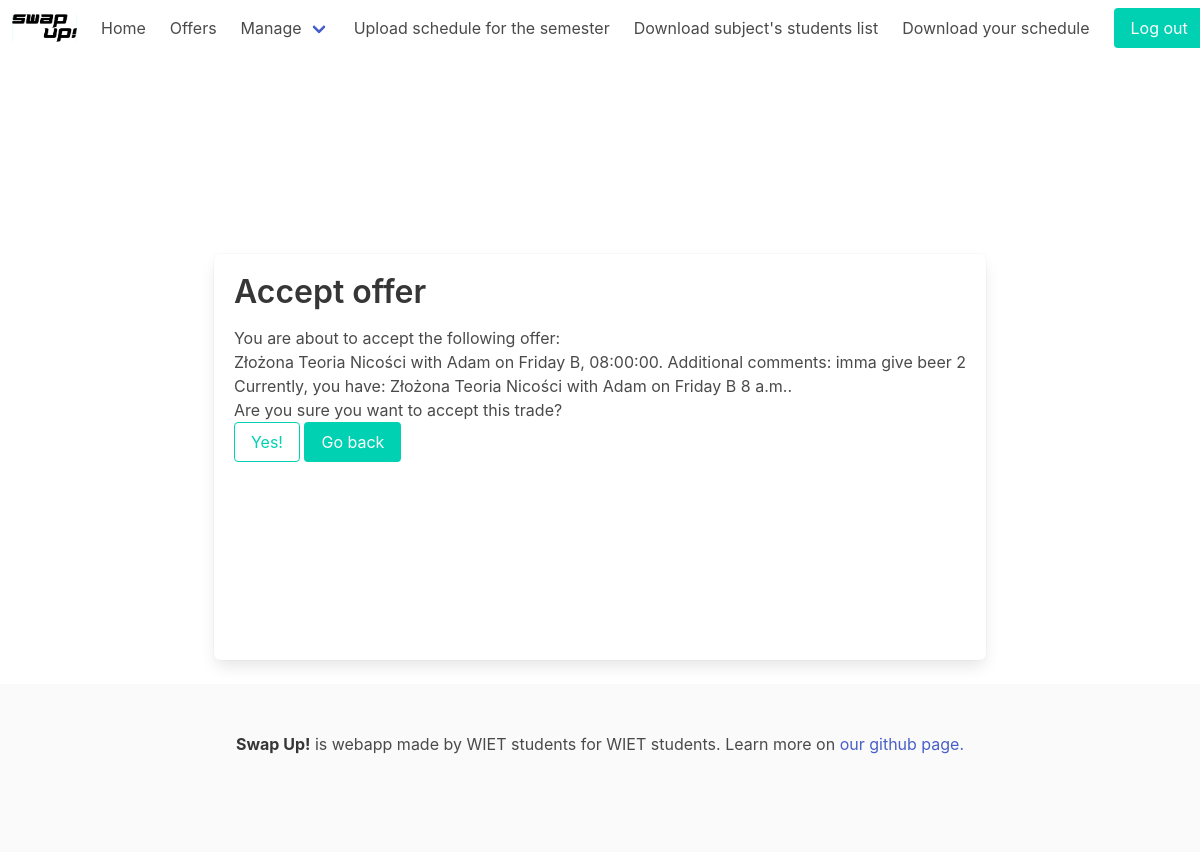
The page /exchange/offers/accept/3 (signed in) on the database its author committed.
### exchange/models.py (models this page shows, shortened)
class Subject(models.Model):
    name = models.CharField(max_length=30, null=True)
    category = models.CharField(max_length=30, null=True)
    path = models.CharField(max_length=30, choices=PATHS, null=True)
    semester = models.IntegerField(choices=Semester.choices, null=True)
    mandatory = models.BooleanField(null=True)

class Teacher(models.Model):
    TITLES = [
        ('inż.', 'inżynier'),
        ('mgr. inż.', 'magister inżynier'),
        ('dr.', 'doktor'),
        ('dr. inż.', 'doktor inżynier')
    ]
    name = models.CharField(max_length=60, null=True)
    title = models.CharField(max_length=30, choices=TITLES, null=True)

class Offer(models.Model):
    STATES = [
        ('N', 'New'),
        ('P', 'Pending'),
        ('C', 'Closed')
    ]
    id = models.AutoField(primary_key=True)
    student = models.ForeignKey(Student, on_delete=models.CASCADE, null=True)
    exchange = models.ForeignKey(Exchange, on_delete=models.CASCADE, null=True)
    state = models.CharField(max_length=10, choices=STATES, default=STATES[0])
    add_time = models.DateTimeField(auto_now_add=True, null=True)
    unwanted_class = models.ForeignKey(Class, on_delete=models.CASCADE, related_name='unwanted_class', null=True)
    preferred_days = None
    preferred_times = None
    preferred_classes = models.ManyToManyField(Class, related_name='user_green', null=True)
    acceptable_classes = models.ManyToManyField(Class, related_name='user_yellow', null=True)
    preferred_teachers = models.ManyToManyField(Teacher, null=True)
    additional_information = models.CharField(max_length=100, null=True)
    other_student = models.ForeignKey(Student, on_delete=models.CASCADE, null=True, related_name='wantee')
    other_offer = models.ForeignKey("Offer", on_delete=models.CASCADE, null=True)
    def dictionary(self):
        offer_dict = {}
        offer_dict['student'] = f'{self.student.user.first_name} {self.student.user.last_name}' if self.student.user.first_name and self.student.user.last_name else 'Anonymous'
        offer_dict['subject'] = self.unwanted_class.subject.name if self.unwanted_class.subject.name else ''
        offer_dict['time'] = f'{self.unwanted_class.day} {self.unwanted_class.week}, {self.unwanted_class.time}' if self.unwanted_class else ''
        offer_dict['teacher'] = self.unwanted_class.teacher.name if self.unwanted_class.teacher else ''
        offer_dict['comment'] = self.additional_information if self.additional_information else None
        offer_dict['state'] = self.state if self.state else 'Closed'
        offer_dict['preferred_days'] = self.preferred_days
        offer_dict['preferred_hours'] = self.preferred_times
        offer_dict['preferred_teachers'] = [teacher.name for teacher in self.preferred_teachers.all()]
        offer_dict['id'] = self.id
        offer_dict['date'] = self.add_time
        offer_dict['state'] = self.state.split('\'')[-2] if len(self.state) > 1 else None
        try:
            term = [c for c in self.other_student.list_of_classes.all() if c.subject == self.unwanted_class.subject][0]
        except IndexError:
            term = None
        offer_dict['other_time'] = f'{term.day} {term.time} {term.week}' if term else None
        offer_dict['other_teacher'] = term.teacher if term else None
        offer_dict['other_student'] = self.other_student
        return offer_dict

class Class(models.Model):
    WEEK_CHOICES = [
        ('A', 'Week A'),
        ('B', 'Week B')
    ]
    DAY_CHOICES = [
        ('Pn', 'Poniedziałek'),
        ('Wt', 'Wtorek'),
        ('Śr', 'Środa'),
        ('Czw', 'Czwartek'),
        ('Pt', 'Piątek')
    ]
    subject = models.ForeignKey(Subject, on_delete=models.CASCADE, null=True)
    teacher = models.ForeignKey(Teacher, on_delete=models.CASCADE, null=True)
    day = models.CharField(max_length=10, choices=DAY_CHOICES, null=True)
    time = models.TimeField(null=True)
    capacity = models.IntegerField(null=True)
    week = models.CharField(max_length=1, choices=WEEK_CHOICES, null=True)
    group_number = models.IntegerField(null=True)
    room = models.CharField(max_length=20, null=True)
    def dictionary(self):
        class_dict = {}
        class_dict['subject'] = self.subject.name
        class_dict['teacher'] = self.teacher.name
        class_dict['day'] = self.day
        class_dict['time'] = self.time
        class_dict['week'] = self.week
        return class_dict

### exchange/views.py (the view, shortened to what this page needs)
# urls.py: path('offers/accept/<int:offer_id>', views.accept_offer, name='accept-offer'),
@login_required()
def accept_offer(request, offer_id):
    a_offer = Offer.objects.get(id=offer_id)
    try:
        c_term = [c for c in request.user.student.list_of_classes.all() if c.subject == a_offer.unwanted_class.subject][0]
        c_term = c_term.dictionary()
    except IndexError:
        c_term = None
    return render(request, 'exchange/accept_offer.html', {"a_offer": a_offer.dictionary(), "c_term": c_term})

### exchange/templates/exchange/accept_offer.html (shortened to what this page needs)
{% extends 'base.html' %}
{% block content %}
{% load crispy_forms_tags %}
{% load my_tags %}
<div class='container content box'>
    <h1 class="hero">Accept offer</h1>
    You are about to accept the following offer: <br>
    {{a_offer.subject}} with {{a_offer.teacher}} on {{a_offer.time}}. Additional comments: {{a_offer.comment}}
    <br>
    Currently, you have:
    {% if c_term %}
        {{c_term.subject}} with {{c_term.teacher}} on {{c_term.day}} {{c_term.week}} {{c_term.time}}.
    {% else %}
        nothing.
    {% endif %}
    <br>
    Are you sure you want to accept this trade?
    <br>
    <form method="POST">
        <button class='button is-primary is-outlined' type='submit'>Yes!</button> <a href="{% url 'offers' %}" class='button is-primary'>Go back</a>
    </form>
</div>
{% endblock %}

### rows shown on the page
Subject: subject "Złożona Teoria Nicości"
Teacher: teacher "Adam"
Offer: comment "imma give beer 2"
Class: day "Friday", time "8 a.m."

### other values the page prints
{{ a_offer.time }} "Friday B, 08:00:00"
{{ c_term.week }} "B"
